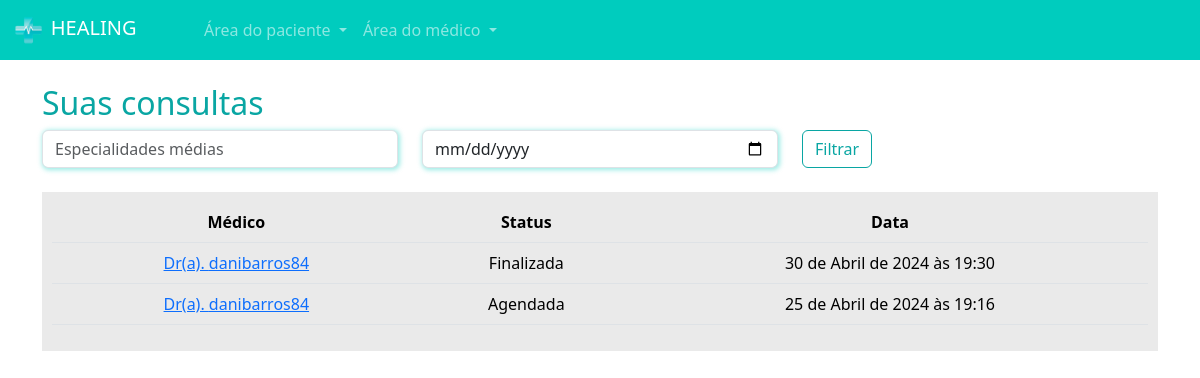
Page /pacientes/minhas_consultas/ (signed in) on the committed database.
### paciente/models.py (models this page shows, shortened)
class Consulta(models.Model):
    status_choices = (
        ('A', 'Agendada'),
        ('F', 'Finalizada'),
        ('C', 'Cancelada'),
        ('I', 'Iniciada')
    )
    paciente = models.ForeignKey(User, on_delete=models.DO_NOTHING)
    data_aberta = models.ForeignKey(DatasAbertas, on_delete=models.DO_NOTHING)
    status = models.CharField(max_length=1, choices=status_choices, default='A')
    link = models.URLField(null=True, blank=True)

### medico/models.py (models this page shows, shortened)
class DatasAbertas(models.Model):
    data = models.DateTimeField()
    user = models.ForeignKey(User, on_delete=models.DO_NOTHING)
    agendado = models.BooleanField(default=False)

### paciente/views.py (the view)
# urls.py: path('minhas_consultas/', views.minhas_consultas, name="minhas_consultas"),
def minhas_consultas(request):
    if request.method == "GET":
        minhas_consultas = Consulta.objects.filter(paciente=request.user).filter(data_aberta__data__gte=datetime.now())
        return render(request, 'minhas_consultas.html', {'minhas_consultas': minhas_consultas, 'is_medico': is_medico(request.user)})

### medico/models.py (called while the page is built)
def is_medico(user):
    return DadosMedico.objects.filter(user=user).exists()

### paciente/templates/minhas_consultas.html
{% extends "base.html" %}
{% load static %}
{% block 'head' %}
    <link rel="stylesheet" href="{% static 'medicos/css/abrir_horario.css' %}">
    <link rel="stylesheet" href="{% static 'usuarios/css/usuarios.css' %}">
    <link rel="stylesheet" href="{% static 'medicos/css/cadastro_medico.css' %}">
    <link rel="stylesheet" href="{% static 'pacientes/css/home.css' %}">
    <link rel="stylesheet" href="https://cdn.jsdelivr.net/npm/bootstrap-icons@1.11.3/font/bootstrap-icons.min.css">
{% endblock 'head' %}
{% block 'body' %}
{% include "partials/navbar.html" %}
    <div class="container">
        <br>
        <h2><span class="color-dark">Suas consultas</span></h2>
        <div class="row">
            <div class="col-md">
                <input type="text" name="especialidades" id="" class="form-control shadow-main-color" placeholder="Especialidades médias">
            </div>
            <div class="col-md">
                <input type="date" name="data" id="" class="form-control shadow-main-color" placeholder="Data da consulta">
            </div>
            <div class="col-md">
                <input type="submit" value="Filtrar" class="btn btn-dark-color-outline">
            </div>
        </div>
        <br>
        <div class="list-minhas-consultas">
            <table class="table">
                <thead>
                  <tr>
                    <th scope="col">Médico</th>
                    <th scope="col">Status</th>
                    <th scope="col">Data</th>
                  </tr>
                </thead>
                <tbody>
                    {% for consulta in minhas_consultas  %}
                        <tr>
                            <td><a href="{% url 'consulta' consulta.id %}">Dr(a). {{consulta.data_aberta.user}}</a></td>
                            <td>{{consulta.get_status_display}}</td>
                            <td>{{consulta.data_aberta.data}}</td>
                        </tr>
                    {% endfor %}
                </tbody>
              </table>
        </div>
    </div>
{% endblock 'body' %}

### templates/static/geral/css/base.css (style rules this page uses)
:root { --main-color: #00CCBE; --dark-color: #09A6A3; --contrast-color: #FFD686; }
.color-dark { color: var(--dark-color); }

### templates/static/usuarios/css/usuarios.css (style rules this page uses)
.btn-dark-color-outline { border: 1px solid var(--dark-color); color: var(--dark-color) }

### templates/static/medicos/css/cadastro_medico.css (style rules this page uses)
.shadow-main-color { box-shadow: 1px 1px 5px 1px rgba(0, 204, 190,.4); }

### templates/static/pacientes/css/home.css (style rules this page uses)
table { border-collapse: collapse !important; width: 100%; }
th, td { padding: 8px; text-align: center; background-color: #EAEAEA !important; }
th { background-color: #EAEAEA; }
.list-minhas-consultas { background-color: #EAEAEA; padding: 10px; }

### rows in the picture
Consulta: data_aberta.user "danibarros84", status "Finalizada", data_aberta.data "30 de Abril de 2024 às 19:30"
Consulta: data_aberta.user "danibarros84", status "Agendada", data_aberta.data "25 de Abril de 2024 às 19:16"
